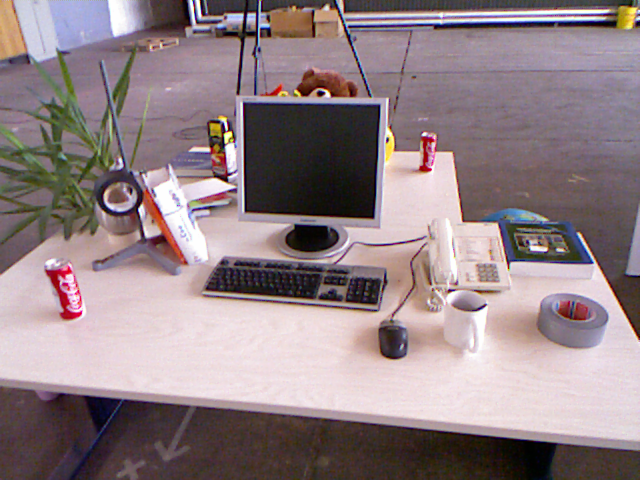
//> input picture ws_slambook2/ch7/1.png, 640 x 480 px
$ ./orb_self 1.png 2.png   (built with g++ and OpenCV 4)
//> lines starting //> are read from the running program, lines starting //| are printed output that depends on the picture
//
// Created by xiang on 18-11-25.
//

#include <opencv2/opencv.hpp>
#include <string>
#include <nmmintrin.h>
#include <chrono>

using namespace std;

// global variables
string first_file = "../1.png";
string second_file = "../2.png";

// 32 bit unsigned int, will have 8, 8x32=256
typedef vector<uint32_t> DescType; // Descriptor type

/**
 * compute descriptor of orb keypoints
 * @param img input image
 * @param keypoints detected fast keypoints
 * @param descriptors descriptors
 *
 * NOTE: if a keypoint goes outside the image boundary (8 pixels), descriptors will not be computed and will be left as
 * empty
 */
void ComputeORB(const cv::Mat &img, vector<cv::KeyPoint> &keypoints, vector<DescType> &descriptors);

/**
 * brute-force match two sets of descriptors
 * @param desc1 the first descriptor
 * @param desc2 the second descriptor
 * @param matches matches of two images
 */
void BfMatch(const vector<DescType> &desc1, const vector<DescType> &desc2, vector<cv::DMatch> &matches);

int main(int argc, char **argv) {

  // load image
  if (argc != 3) {
    cout << "usage: orb_self img1 img2" << endl;
    return 1;
  }
  cv::Mat first_image = cv::imread(argv[1], 0);
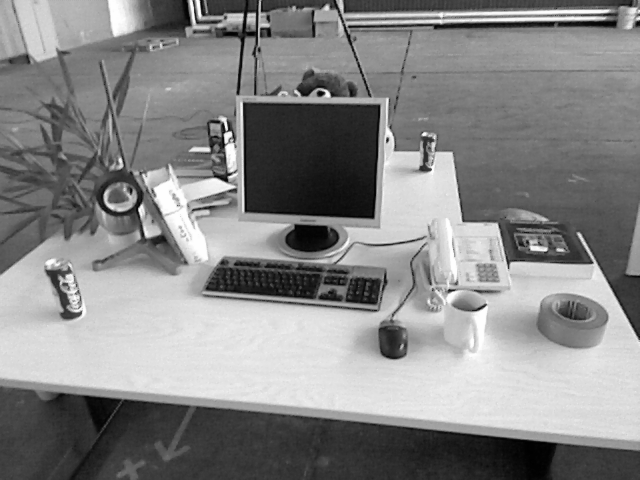
//> first_image: 480 rows x 640 cols, CV_8UC1; min 1, max 254, mean 134.7
  cv::Mat second_image = cv::imread(argv[2], 0);
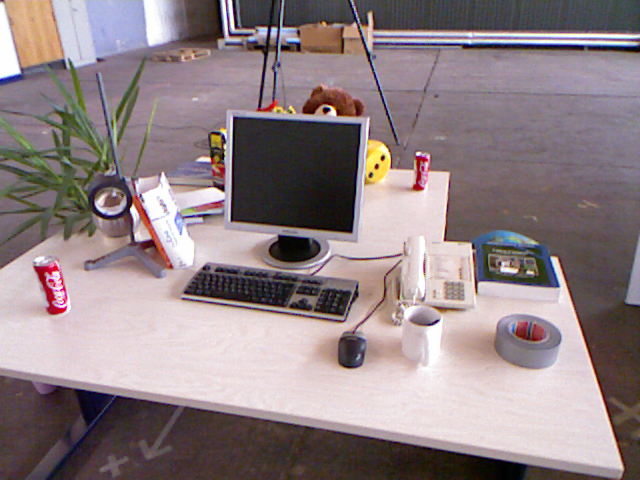
//> input picture ws_slambook2/ch7/2.png, 640 x 480 px
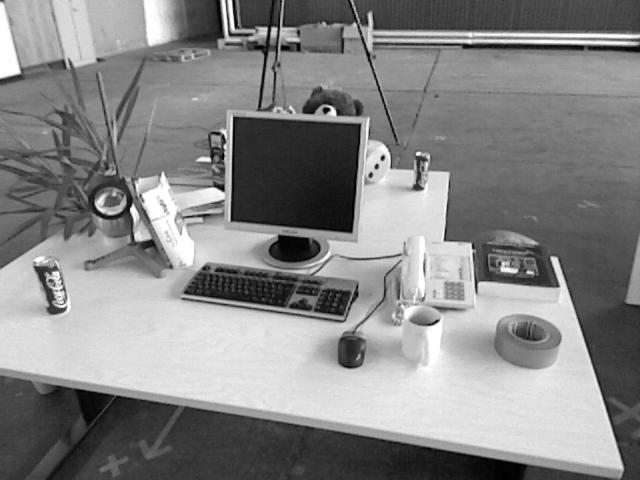
//> second_image: 480 rows x 640 cols, CV_8UC1; min 1, max 254, mean 134.1
  assert(first_image.data != nullptr && second_image.data != nullptr);

  // detect FAST keypoints1 using threshold=40
  chrono::steady_clock::time_point t1 = chrono::steady_clock::now();
  vector<cv::KeyPoint> keypoints1;
  cv::FAST(first_image, keypoints1, 40);
//> keypoints1 = 638 keypoints; strongest (x, y, size): (323, 93, 7), (387, 139, 7), (430, 170, 7), (592, 262, 7)
  vector<DescType> descriptor1;
  ComputeORB(first_image, keypoints1, descriptor1);
//> the loop in ComputeORB, `for (auto &kp: keypoints)` made 638 passes
//> kp on passes 1 to 8: keypoint at (630, 5), size 7, keypoint at (327, 6), size 7, keypoint at (291, 7), size 7, keypoint at (293, 7), size 7, keypoint at (331, 7), size 7, keypoint at (621, 7), size 7, keypoint at (296, 8), size 7, keypoint at (304, 8), size 7
//> after the loop in ComputeORB, `for (auto &kp: keypoints)`: bad_points = 43; descriptors = 638 items
//| bad/total: 43/638
//> descriptor1 = 638 items

  // same for the second
  vector<cv::KeyPoint> keypoints2;
  vector<DescType> descriptor2;
  cv::FAST(second_image, keypoints2, 40);
//> keypoints2 = 595 keypoints; strongest (x, y, size): (329, 109, 7), (383, 157, 7), (371, 173, 7), (377, 165, 7)
  ComputeORB(second_image, keypoints2, descriptor2);
//> the loop in ComputeORB (call 2), `for (auto &kp: keypoints)` made 595 passes
//> kp on passes 1, 2, 3, 4, 5, 6, 60: keypoint at (354, 8), size 7, keypoint at (370, 12), size 7, keypoint at (356, 14), size 7, keypoint at (368, 14), size 7, keypoint at (370, 14), size 7, keypoint at (227, 15), size 7, keypoint at (635, 43), size 7
//| bad/total: 8/595
//> descriptor2 = 595 items

  chrono::steady_clock::time_point t2 = chrono::steady_clock::now();
  chrono::duration<double> time_used = chrono::duration_cast<chrono::duration<double>>(t2 - t1);
  cout << "extract ORB cost = " << time_used.count() << " seconds. " << endl;

  // find matches
  vector<cv::DMatch> matches;
  t1 = chrono::steady_clock::now();
  BfMatch(descriptor1, descriptor2, matches);
//> after the loop in BfMatch, `for (size_t i1 = 0; i1 < desc1.size(); ++i1)`: matches = 41 matches
//> matches = 41 matches
  t2 = chrono::steady_clock::now();
  time_used = chrono::duration_cast<chrono::duration<double>>(t2 - t1);
  cout << "match ORB cost = " << time_used.count() << " seconds. " << endl;
  cout << "matches: " << matches.size() << endl;
//| matches: 41

  // plot the matches
  cv::Mat image_show;
  cv::drawMatches(first_image, keypoints1, second_image, keypoints2, matches, image_show);
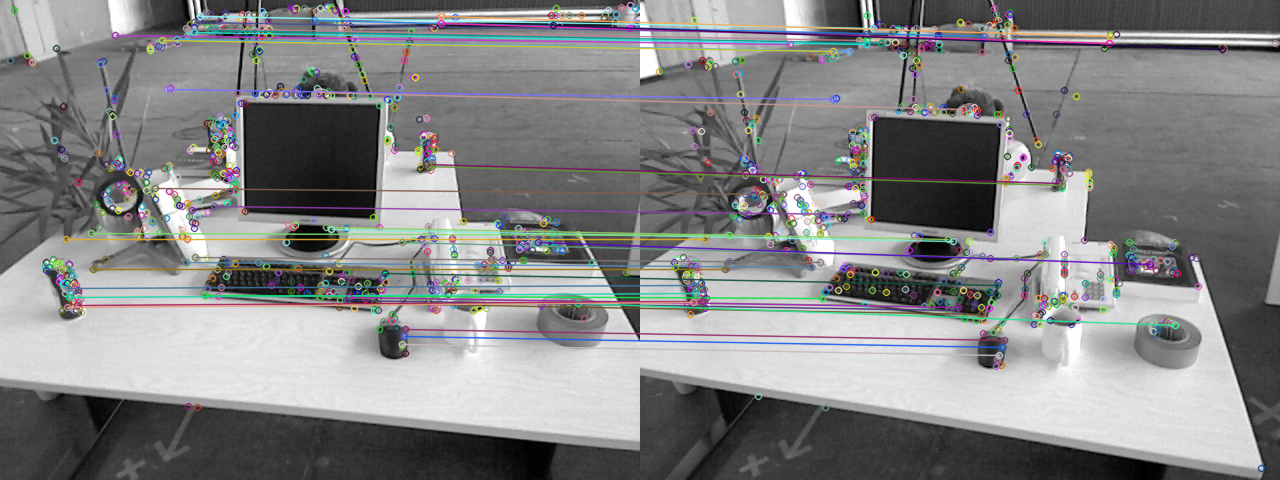
//> image_show: 480 rows x 1280 cols, CV_8UC3; mean B, G, R 133.8, 133.4, 132.9
  cv::imshow("matches", image_show);
  cv::imwrite("matches.png", image_show);
  cv::waitKey(0);

  cout << "done." << endl;
  return 0;
}

// -------------------------------------------------------------------------------------------------- //
// ORB pattern 256位二进制描述
int ORB_pattern[256 * 4] = {
  8, -3, 9, 5/*mean (0), correlation (0)*/,
  4, 2, 7, -12/*mean (1.12461e-05), correlation (0.0437584)*/,
  -11, 9, -8, 2/*mean (3.37382e-05), correlation (0.0617409)*/,
  7, -12, 12, -13/*mean (5.62303e-05), correlation (0.0636977)*/,
  2, -13, 2, 12/*mean (0.000134953), correlation (0.085099)*/,
  1, -7, 1, 6/*mean (0.000528565), correlation (0.0857175)*/,
  -2, -10, -2, -4/*mean (0.0188821), correlation (0.0985774)*/,
  -13, -13, -11, -8/*mean (0.0363135), correlation (0.0899616)*/,
  -13, -3, -12, -9/*mean (0.121806), correlation (0.099849)*/,
  10, 4, 11, 9/*mean (0.122065), correlation (0.093285)*/,
  -13, -8, -8, -9/*mean (0.162787), correlation (0.0942748)*/,
  -11, 7, -9, 12/*mean (0.21561), correlation (0.0974438)*/,
  7, 7, 12, 6/*mean (0.160583), correlation (0.130064)*/,
  -4, -5, -3, 0/*mean (0.228171), correlation (0.132998)*/,
  -13, 2, -12, -3/*mean (0.00997526), correlation (0.145926)*/,
  -9, 0, -7, 5/*mean (0.198234), correlation (0.143636)*/,
  12, -6, 12, -1/*mean (0.0676226), correlation (0.16689)*/,
  -3, 6, -2, 12/*mean (0.166847), correlation (0.171682)*/,
  -6, -13, -4, -8/*mean (0.101215), correlation (0.179716)*/,
  11, -13, 12, -8/*mean (0.200641), correlation (0.192279)*/,
  4, 7, 5, 1/*mean (0.205106), correlation (0.186848)*/,
  5, -3, 10, -3/*mean (0.234908), correlation (0.192319)*/,
  3, -7, 6, 12/*mean (0.0709964), correlation (0.210872)*/,
  -8, -7, -6, -2/*mean (0.0939834), correlation (0.212589)*/,
  -2, 11, -1, -10/*mean (0.127778), correlation (0.20866)*/,
  -13, 12, -8, 10/*mean (0.14783), correlation (0.206356)*/,
  -7, 3, -5, -3/*mean (0.182141), correlation (0.198942)*/,
  -4, 2, -3, 7/*mean (0.188237), correlation (0.21384)*/,
  -10, -12, -6, 11/*mean (0.14865), correlation (0.23571)*/,
  5, -12, 6, -7/*mean (0.222312), correlation (0.23324)*/,
  5, -6, 7, -1/*mean (0.229082), correlation (0.23389)*/,
  1, 0, 4, -5/*mean (0.241577), correlation (0.215286)*/,
  9, 11, 11, -13/*mean (0.00338507), correlation (0.251373)*/,
  4, 7, 4, 12/*mean (0.131005), correlation (0.257622)*/,
  2, -1, 4, 4/*mean (0.152755), correlation (0.255205)*/,
  -4, -12, -2, 7/*mean (0.182771), correlation (0.244867)*/,
  -8, -5, -7, -10/*mean (0.186898), correlation (0.23901)*/,
  4, 11, 9, 12/*mean (0.226226), correlation (0.258255)*/,
  0, -8, 1, -13/*mean (0.0897886), correlation (0.274827)*/,
  -13, -2, -8, 2/*mean (0.148774), correlation (0.28065)*/,
  -3, -2, -2, 3/*mean (0.153048), correlation (0.283063)*/,
  -6, 9, -4, -9/*mean (0.169523), correlation (0.278248)*/,
  8, 12, 10, 7/*mean (0.225337), correlation (0.282851)*/,
  0, 9, 1, 3/*mean (0.226687), correlation (0.278734)*/,
  7, -5, 11, -10/*mean (0.00693882), correlation (0.305161)*/,
  -13, -6, -11, 0/*mean (0.0227283), correlation (0.300181)*/,
  10, 7, 12, 1/*mean (0.125517), correlation (0.31089)*/,
  -6, -3, -6, 12/*mean (0.131748), correlation (0.312779)*/,
  10, -9, 12, -4/*mean (0.144827), correlation (0.292797)*/,
  -13, 8, -8, -12/*mean (0.149202), correlation (0.308918)*/,
  -13, 0, -8, -4/*mean (0.160909), correlation (0.310013)*/,
  3, 3, 7, 8/*mean (0.177755), correlation (0.309394)*/,
  5, 7, 10, -7/*mean (0.212337), correlation (0.310315)*/,
  -1, 7, 1, -12/*mean (0.214429), correlation (0.311933)*/,
  3, -10, 5, 6/*mean (0.235807), correlation (0.313104)*/,
  2, -4, 3, -10/*mean (0.00494827), correlation (0.344948)*/,
  -13, 0, -13, 5/*mean (0.0549145), correlation (0.344675)*/,
  -13, -7, -12, 12/*mean (0.103385), correlation (0.342715)*/,
  -13, 3, -11, 8/*mean (0.134222), correlation (0.322922)*/,
  -7, 12, -4, 7/*mean (0.153284), correlation (0.337061)*/,
  6, -10, 12, 8/*mean (0.154881), correlation (0.329257)*/,
  -9, -1, -7, -6/*mean (0.200967), correlation (0.33312)*/,
  -2, -5, 0, 12/*mean (0.201518), correlation (0.340635)*/,
  -12, 5, -7, 5/*mean (0.207805), correlation (0.335631)*/,
  3, -10, 8, -13/*mean (0.224438), correlation (0.34504)*/,
  -7, -7, -4, 5/*mean (0.239361), correlation (0.338053)*/,
  -3, -2, -1, -7/*mean (0.240744), correlation (0.344322)*/,
  2, 9, 5, -11/*mean (0.242949), correlation (0.34145)*/,
  -11, -13, -5, -13/*mean (0.244028), correlation (0.336861)*/,
  -1, 6, 0, -1/*mean (0.247571), correlation (0.343684)*/,
  5, -3, 5, 2/*mean (0.000697256), correlation (0.357265)*/,
  -4, -13, -4, 12/*mean (0.00213675), correlation (0.373827)*/,
  -9, -6, -9, 6/*mean (0.0126856), correlation (0.373938)*/,
  -12, -10, -8, -4/*mean (0.0152497), correlation (0.364237)*/,
  10, 2, 12, -3/*mean (0.0299933), correlation (0.345292)*/,
  7, 12, 12, 12/*mean (0.0307242), correlation (0.366299)*/,
  -7, -13, -6, 5/*mean (0.0534975), correlation (0.368357)*/,
  -4, 9, -3, 4/*mean (0.099865), correlation (0.372276)*/,
  7, -1, 12, 2/*mean (0.117083), correlation (0.364529)*/,
  -7, 6, -5, 1/*mean (0.126125), correlation (0.369606)*/,
  -13, 11, -12, 5/*mean (0.130364), correlation (0.358502)*/,
  -3, 7, -2, -6/*mean (0.131691), correlation (0.375531)*/,
  7, -8, 12, -7/*mean (0.160166), correlation (0.379508)*/,
  -13, -7, -11, -12/*mean (0.167848), correlation (0.353343)*/,
  1, -3, 12, 12/*mean (0.183378), correlation (0.371916)*/,
  2, -6, 3, 0/*mean (0.228711), correlation (0.371761)*/,
  -4, 3, -2, -13/*mean (0.247211), correlation (0.364063)*/,
  -1, -13, 1, 9/*mean (0.249325), correlation (0.378139)*/,
  7, 1, 8, -6/*mean (0.000652272), correlation (0.411682)*/,
  1, -1, 3, 12/*mean (0.00248538), correlation (0.392988)*/,
  9, 1, 12, 6/*mean (0.0206815), correlation (0.386106)*/,
  -1, -9, -1, 3/*mean (0.0364485), correlation (0.410752)*/,
  -13, -13, -10, 5/*mean (0.0376068), correlation (0.398374)*/,
  7, 7, 10, 12/*mean (0.0424202), correlation (0.405663)*/,
  12, -5, 12, 9/*mean (0.0942645), correlation (0.410422)*/,
  6, 3, 7, 11/*mean (0.1074), correlation (0.413224)*/,
  5, -13, 6, 10/*mean (0.109256), correlation (0.408646)*/,
  2, -12, 2, 3/*mean (0.131691), correlation (0.416076)*/,
  3, 8, 4, -6/*mean (0.165081), correlation (0.417569)*/,
  2, 6, 12, -13/*mean (0.171874), correlation (0.408471)*/,
  9, -12, 10, 3/*mean (0.175146), correlation (0.41296)*/,
  -8, 4, -7, 9/*mean (0.183682), correlation (0.402956)*/,
  -11, 12, -4, -6/*mean (0.184672), correlation (0.416125)*/,
  1, 12, 2, -8/*mean (0.191487), correlation (0.386696)*/,
  6, -9, 7, -4/*mean (0.192668), correlation (0.394771)*/,
  2, 3, 3, -2/*mean (0.200157), correlation (0.408303)*/,
  6, 3, 11, 0/*mean (0.204588), correlation (0.411762)*/,
  3, -3, 8, -8/*mean (0.205904), correlation (0.416294)*/,
  7, 8, 9, 3/*mean (0.213237), correlation (0.409306)*/,
  -11, -5, -6, -4/*mean (0.243444), correlation (0.395069)*/,
  -10, 11, -5, 10/*mean (0.247672), correlation (0.413392)*/,
  -5, -8, -3, 12/*mean (0.24774), correlation (0.411416)*/,
  -10, 5, -9, 0/*mean (0.00213675), correlation (0.454003)*/,
  8, -1, 12, -6/*mean (0.0293635), correlation (0.455368)*/,
  4, -6, 6, -11/*mean (0.0404971), correlation (0.457393)*/,
  -10, 12, -8, 7/*mean (0.0481107), correlation (0.448364)*/,
  4, -2, 6, 7/*mean (0.050641), correlation (0.455019)*/,
  -2, 0, -2, 12/*mean (0.0525978), correlation (0.44338)*/,
  -5, -8, -5, 2/*mean (0.0629667), correlation (0.457096)*/,
  7, -6, 10, 12/*mean (0.0653846), correlation (0.445623)*/,
  -9, -13, -8, -8/*mean (0.0858749), correlation (0.449789)*/,
  -5, -13, -5, -2/*mean (0.122402), correlation (0.450201)*/,
  8, -8, 9, -13/*mean (0.125416), correlation (0.453224)*/,
  -9, -11, -9, 0/*mean (0.130128), correlation (0.458724)*/,
  1, -8, 1, -2/*mean (0.132467), correlation (0.440133)*/,
  7, -4, 9, 1/*mean (0.132692), correlation (0.454)*/,
  -2, 1, -1, -4/*mean (0.135695), correlation (0.455739)*/,
  11, -6, 12, -11/*mean (0.142904), correlation (0.446114)*/,
  -12, -9, -6, 4/*mean (0.146165), correlation (0.451473)*/,
  3, 7, 7, 12/*mean (0.147627), correlation (0.456643)*/,
  5, 5, 10, 8/*mean (0.152901), correlation (0.455036)*/,
  0, -4, 2, 8/*mean (0.167083), correlation (0.459315)*/,
  -9, 12, -5, -13/*mean (0.173234), correlation (0.454706)*/,
  0, 7, 2, 12/*mean (0.18312), correlation (0.433855)*/,
  -1, 2, 1, 7/*mean (0.185504), correlation (0.443838)*/,
  5, 11, 7, -9/*mean (0.185706), correlation (0.451123)*/,
  3, 5, 6, -8/*mean (0.188968), correlation (0.455808)*/,
  -13, -4, -8, 9/*mean (0.191667), correlation (0.459128)*/,
  -5, 9, -3, -3/*mean (0.193196), correlation (0.458364)*/,
  -4, -7, -3, -12/*mean (0.196536), correlation (0.455782)*/,
  6, 5, 8, 0/*mean (0.1972), correlation (0.450481)*/,
  -7, 6, -6, 12/*mean (0.199438), correlation (0.458156)*/,
  -13, 6, -5, -2/*mean (0.211224), correlation (0.449548)*/,
  1, -10, 3, 10/*mean (0.211718), correlation (0.440606)*/,
  4, 1, 8, -4/*mean (0.213034), correlation (0.443177)*/,
  -2, -2, 2, -13/*mean (0.234334), correlation (0.455304)*/,
  2, -12, 12, 12/*mean (0.235684), correlation (0.443436)*/,
  -2, -13, 0, -6/*mean (0.237674), correlation (0.452525)*/,
  4, 1, 9, 3/*mean (0.23962), correlation (0.444824)*/,
  -6, -10, -3, -5/*mean (0.248459), correlation (0.439621)*/,
  -3, -13, -1, 1/*mean (0.249505), correlation (0.456666)*/,
  7, 5, 12, -11/*mean (0.00119208), correlation (0.495466)*/,
  4, -2, 5, -7/*mean (0.00372245), correlation (0.484214)*/,
  -13, 9, -9, -5/*mean (0.00741116), correlation (0.499854)*/,
  7, 1, 8, 6/*mean (0.0208952), correlation (0.499773)*/,
  7, -8, 7, 6/*mean (0.0220085), correlation (0.501609)*/,
  -7, -4, -7, 1/*mean (0.0233806), correlation (0.496568)*/,
  -8, 11, -7, -8/*mean (0.0236505), correlation (0.489719)*/,
  -13, 6, -12, -8/*mean (0.0268781), correlation (0.503487)*/,
  2, 4, 3, 9/*mean (0.0323324), correlation (0.501938)*/,
  10, -5, 12, 3/*mean (0.0399235), correlation (0.494029)*/,
  -6, -5, -6, 7/*mean (0.0420153), correlation (0.486579)*/,
  8, -3, 9, -8/*mean (0.0548021), correlation (0.484237)*/,
  2, -12, 2, 8/*mean (0.0616622), correlation (0.496642)*/,
  -11, -2, -10, 3/*mean (0.0627755), correlation (0.498563)*/,
  -12, -13, -7, -9/*mean (0.0829622), correlation (0.495491)*/,
  -11, 0, -10, -5/*mean (0.0843342), correlation (0.487146)*/,
  5, -3, 11, 8/*mean (0.0929937), correlation (0.502315)*/,
  -2, -13, -1, 12/*mean (0.113327), correlation (0.48941)*/,
  -1, -8, 0, 9/*mean (0.132119), correlation (0.467268)*/,
  -13, -11, -12, -5/*mean (0.136269), correlation (0.498771)*/,
  -10, -2, -10, 11/*mean (0.142173), correlation (0.498714)*/,
  -3, 9, -2, -13/*mean (0.144141), correlation (0.491973)*/,
  2, -3, 3, 2/*mean (0.14892), correlation (0.500782)*/,
  -9, -13, -4, 0/*mean (0.150371), correlation (0.498211)*/,
  -4, 6, -3, -10/*mean (0.152159), correlation (0.495547)*/,
  -4, 12, -2, -7/*mean (0.156152), correlation (0.496925)*/,
  -6, -11, -4, 9/*mean (0.15749), correlation (0.499222)*/,
  6, -3, 6, 11/*mean (0.159211), correlation (0.503821)*/,
  -13, 11, -5, 5/*mean (0.162427), correlation (0.501907)*/,
  11, 11, 12, 6/*mean (0.16652), correlation (0.497632)*/,
  7, -5, 12, -2/*mean (0.169141), correlation (0.484474)*/,
  -1, 12, 0, 7/*mean (0.169456), correlation (0.495339)*/,
  -4, -8, -3, -2/*mean (0.171457), correlation (0.487251)*/,
  -7, 1, -6, 7/*mean (0.175), correlation (0.500024)*/,
  -13, -12, -8, -13/*mean (0.175866), correlation (0.497523)*/,
  -7, -2, -6, -8/*mean (0.178273), correlation (0.501854)*/,
  -8, 5, -6, -9/*mean (0.181107), correlation (0.494888)*/,
  -5, -1, -4, 5/*mean (0.190227), correlation (0.482557)*/,
  -13, 7, -8, 10/*mean (0.196739), correlation (0.496503)*/,
  1, 5, 5, -13/*mean (0.19973), correlation (0.499759)*/,
  1, 0, 10, -13/*mean (0.204465), correlation (0.49873)*/,
  9, 12, 10, -1/*mean (0.209334), correlation (0.49063)*/,
  5, -8, 10, -9/*mean (0.211134), correlation (0.503011)*/,
  -1, 11, 1, -13/*mean (0.212), correlation (0.499414)*/,
  -9, -3, -6, 2/*mean (0.212168), correlation (0.480739)*/,
  -1, -10, 1, 12/*mean (0.212731), correlation (0.502523)*/,
  -13, 1, -8, -10/*mean (0.21327), correlation (0.489786)*/,
  8, -11, 10, -6/*mean (0.214159), correlation (0.488246)*/,
  2, -13, 3, -6/*mean (0.216993), correlation (0.50287)*/,
  7, -13, 12, -9/*mean (0.223639), correlation (0.470502)*/,
  -10, -10, -5, -7/*mean (0.224089), correlation (0.500852)*/,
  -10, -8, -8, -13/*mean (0.228666), correlation (0.502629)*/,
  4, -6, 8, 5/*mean (0.22906), correlation (0.498305)*/,
  3, 12, 8, -13/*mean (0.233378), correlation (0.503825)*/,
  -4, 2, -3, -3/*mean (0.234323), correlation (0.476692)*/,
  5, -13, 10, -12/*mean (0.236392), correlation (0.475462)*/,
  4, -13, 5, -1/*mean (0.236842), correlation (0.504132)*/,
  -9, 9, -4, 3/*mean (0.236977), correlation (0.497739)*/,
  0, 3, 3, -9/*mean (0.24314), correlation (0.499398)*/,
  -12, 1, -6, 1/*mean (0.243297), correlation (0.489447)*/,
  3, 2, 4, -8/*mean (0.00155196), correlation (0.553496)*/,
  -10, -10, -10, 9/*mean (0.00239541), correlation (0.54297)*/,
  8, -13, 12, 12/*mean (0.0034413), correlation (0.544361)*/,
  -8, -12, -6, -5/*mean (0.003565), correlation (0.551225)*/,
  2, 2, 3, 7/*mean (0.00835583), correlation (0.55285)*/,
  10, 6, 11, -8/*mean (0.00885065), correlation (0.540913)*/,
  6, 8, 8, -12/*mean (0.0101552), correlation (0.551085)*/,
  -7, 10, -6, 5/*mean (0.0102227), correlation (0.533635)*/,
  -3, -9, -3, 9/*mean (0.0110211), correlation (0.543121)*/,
  -1, -13, -1, 5/*mean (0.0113473), correlation (0.550173)*/,
  -3, -7, -3, 4/*mean (0.0140913), correlation (0.554774)*/,
  -8, -2, -8, 3/*mean (0.017049), correlation (0.55461)*/,
  4, 2, 12, 12/*mean (0.01778), correlation (0.546921)*/,
  2, -5, 3, 11/*mean (0.0224022), correlation (0.549667)*/,
  6, -9, 11, -13/*mean (0.029161), correlation (0.546295)*/,
  3, -1, 7, 12/*mean (0.0303081), correlation (0.548599)*/,
  11, -1, 12, 4/*mean (0.0355151), correlation (0.523943)*/,
  -3, 0, -3, 6/*mean (0.0417904), correlation (0.543395)*/,
  4, -11, 4, 12/*mean (0.0487292), correlation (0.542818)*/,
  2, -4, 2, 1/*mean (0.0575124), correlation (0.554888)*/,
  -10, -6, -8, 1/*mean (0.0594242), correlation (0.544026)*/,
  -13, 7, -11, 1/*mean (0.0597391), correlation (0.550524)*/,
  -13, 12, -11, -13/*mean (0.0608974), correlation (0.55383)*/,
  6, 0, 11, -13/*mean (0.065126), correlation (0.552006)*/,
  0, -1, 1, 4/*mean (0.074224), correlation (0.546372)*/,
  -13, 3, -9, -2/*mean (0.0808592), correlation (0.554875)*/,
  -9, 8, -6, -3/*mean (0.0883378), correlation (0.551178)*/,
  -13, -6, -8, -2/*mean (0.0901035), correlation (0.548446)*/,
  5, -9, 8, 10/*mean (0.0949843), correlation (0.554694)*/,
  2, 7, 3, -9/*mean (0.0994152), correlation (0.550979)*/,
  -1, -6, -1, -1/*mean (0.10045), correlation (0.552714)*/,
  9, 5, 11, -2/*mean (0.100686), correlation (0.552594)*/,
  11, -3, 12, -8/*mean (0.101091), correlation (0.532394)*/,
  3, 0, 3, 5/*mean (0.101147), correlation (0.525576)*/,
  -1, 4, 0, 10/*mean (0.105263), correlation (0.531498)*/,
  3, -6, 4, 5/*mean (0.110785), correlation (0.540491)*/,
  -13, 0, -10, 5/*mean (0.112798), correlation (0.536582)*/,
  5, 8, 12, 11/*mean (0.114181), correlation (0.555793)*/,
  8, 9, 9, -6/*mean (0.117431), correlation (0.553763)*/,
  7, -4, 8, -12/*mean (0.118522), correlation (0.553452)*/,
  -10, 4, -10, 9/*mean (0.12094), correlation (0.554785)*/,
  7, 3, 12, 4/*mean (0.122582), correlation (0.555825)*/,
  9, -7, 10, -2/*mean (0.124978), correlation (0.549846)*/,
  7, 0, 12, -2/*mean (0.127002), correlation (0.537452)*/,
  -1, -6, 0, -11/*mean (0.127148), correlation (0.547401)*/
};

// compute the descriptor
void ComputeORB(const cv::Mat &img, vector<cv::KeyPoint> &keypoints, vector<DescType> &descriptors) {
  const int half_patch_size = 8;
  const int half_boundary = 16;
  int bad_points = 0;
  // 遍历特征点
  for (auto &kp: keypoints) {
    // 判断关键点是否有足够外边界计算描述子，若没有，则剔除
    if (kp.pt.x < half_boundary || kp.pt.y < half_boundary ||
        kp.pt.x >= img.cols - half_boundary || kp.pt.y >= img.rows - half_boundary) {
      // outside
      bad_points++;
      descriptors.push_back({});
      continue;
    }

    // 计算图像块的矩
    float m01 = 0, m10 = 0;
    for (int dx = -half_patch_size; dx < half_patch_size; ++dx) {
      for (int dy = -half_patch_size; dy < half_patch_size; ++dy) {
        uchar pixel = img.at<uchar>(kp.pt.y + dy, kp.pt.x + dx);
        m10 += dx * pixel;
        m01 += dy * pixel;
      }
    }

    // 计算图像矩角度 angle should be arc tan(m01/m10);
    float m_sqrt = sqrt(m01 * m01 + m10 * m10) + 1e-18; // avoid divide by zero
    float sin_theta = m01 / m_sqrt;
    float cos_theta = m10 / m_sqrt;

    // 计算关键点角度 compute the angle of this point
    DescType desc(8, 0);
    for (int i = 0; i < 8; i++) {
      uint32_t d = 0;
      for (int k = 0; k < 32; k++) {
        int idx_pq = i * 32 + k;
        cv::Point2f p(ORB_pattern[idx_pq * 4], ORB_pattern[idx_pq * 4 + 1]);
        cv::Point2f q(ORB_pattern[idx_pq * 4 + 2], ORB_pattern[idx_pq * 4 + 3]);

        // rotate with theta
        cv::Point2f pp = cv::Point2f(cos_theta * p.x - sin_theta * p.y, sin_theta * p.x + cos_theta * p.y)
                         + kp.pt;
        cv::Point2f qq = cv::Point2f(cos_theta * q.x - sin_theta * q.y, sin_theta * q.x + cos_theta * q.y)
                         + kp.pt;
        if (img.at<uchar>(pp.y, pp.x) < img.at<uchar>(qq.y, qq.x)) {
          d |= 1 << k;   //
        }
      }
      desc[i] = d;
    }
    descriptors.push_back(desc);
  }

  cout << "bad/total: " << bad_points << "/" << keypoints.size() << endl;
}

// brute-force matching
void BfMatch(const vector<DescType> &desc1, const vector<DescType> &desc2, vector<cv::DMatch> &matches) {
  const int d_max = 40;

  for (size_t i1 = 0; i1 < desc1.size(); ++i1) {
    if (desc1[i1].empty()) continue;
    cv::DMatch m{i1, 0, 256};
    for (size_t i2 = 0; i2 < desc2.size(); ++i2) {
      if (desc2[i2].empty()) continue;
      int distance = 0;
      for (int k = 0; k < 8; k++) {
        distance += _mm_popcnt_u32(desc1[i1][k] ^ desc2[i2][k]);
      }
      if (distance < d_max && distance < m.distance) {
        m.distance = distance;
        m.trainIdx = i2;
      }
    }
    if (m.distance < d_max) {
      matches.push_back(m);
    }
  }
}
